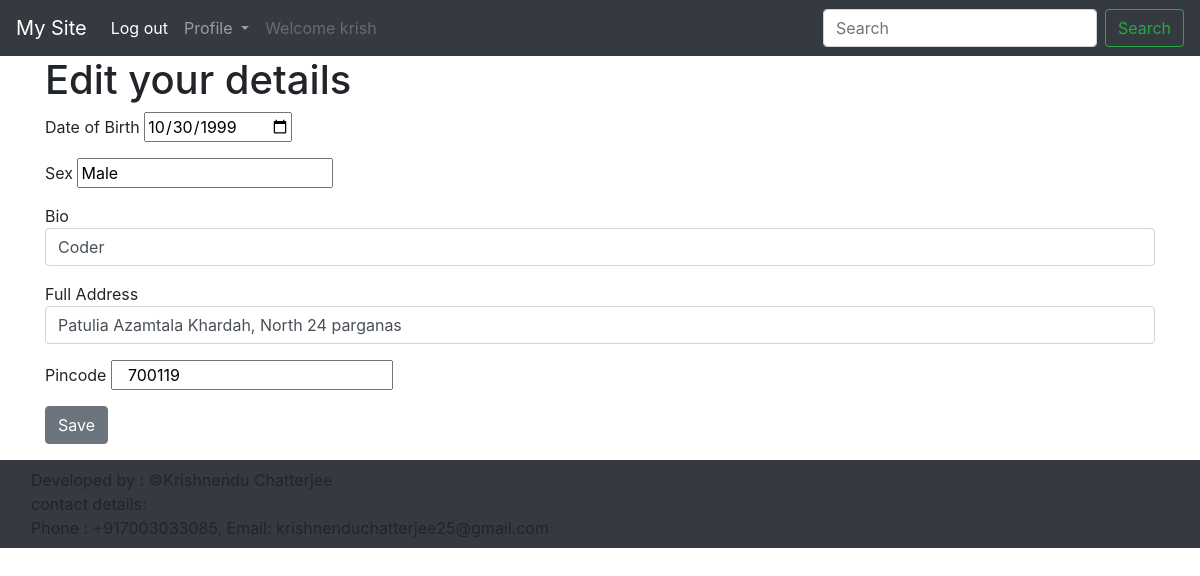
The app's page /krish/edit (signed in) with its own data.
### apps/models.py (models this page shows, shortened)
class user(models.Model):
    dob=models.DateField(default=datetime(1990,1,1))
    sex = models.CharField(max_length=10)
    bio = models.CharField(max_length=500)
    address = models.CharField(max_length=500)
    pincode = models.IntegerField(default=0)

class Account(AbstractBaseUser):
    email = models.EmailField(verbose_name='email' , max_length=60 , unique=True)
    username = models.CharField(max_length=60 , unique=True)
    date_joined = models.DateTimeField(verbose_name='date joined', auto_now_add=True)
    last_login = models.DateTimeField(verbose_name='last login', auto_now=True )
    is_admin = models.BooleanField(default=False)
    is_active = models.BooleanField(default=True)
    is_staff = models.BooleanField(default=False)
    is_superuser = models.BooleanField(default=False)
    first_name = models.CharField(max_length=50)
    last_name = models.CharField(max_length=50 , default='')
    country = models.CharField(max_length=50 , default='')
    phone_number = models.IntegerField(default=0)
    USERNAME_FIELD = 'email'
    REQUIRED_FIELDS = ['username','first_name','last_name']
    objects = MyAccountManager()

### apps/views.py (the view)
# urls.py: path('<str:username>/edit',views.editprofile, name='editprofile'),
def editprofile(req,username):
    if( not req.user.is_authenticated or req.user.username != username ):
        return redirect('%s?next=%s' % (settings.LOGIN_URL, req.path))
    id=user.objects.get(id=Account.objects.get(username=username).id).id
    instance =get_object_or_404(user, id=id)
    form=UserForm(req.POST or None,instance=instance)
    if form.is_valid():
        form.save()
        return redirect('/'+username)
    ob1={'form' : form}
    ob1.update(navbar(req))
    return render(req,'edit.html',ob1)

### apps/forms.py
class UserForm(forms.ModelForm):
    dob = forms.DateField(widget=forms.DateInput(attrs={'type' : 'date'}),label='Date of Birth')
    sex=forms.CharField(widget=forms.TextInput(attrs={'class': 'input', 'placeholder' : 'Enter Sex'}), label='Sex', max_length=10 )
    bio = forms.CharField(widget=forms.TextInput(attrs={'class': 'form-control'  , 'placeholder' : 'Enter Bio'} ),label='Bio' , required=False )
    address = forms.CharField(widget=forms.TextInput(attrs={'class': 'form-control' , 'placeholder' : 'Enter Address'}),label='Full Address' )
    pincode= forms.CharField(widget=forms.NumberInput(attrs={'class': 'col-auto', 'placeholder' : 'Enter Pincode'}))
    class Meta:
        model = user
        fields = ('dob','sex','bio','address','pincode')

### apps/views.py (called while the page is built)
def navbar(req):
    log='Log in'
    url='login'
    username='login'
    name='Krishnendu Chatterjee'
    phone_number='+917003033085'
    email='krishnenduchatterjee25@gmail.com'
    welcome=''
    admin=False
    if req.user.is_authenticated:
        log='Log out'
        url='logout'
        username=req.user.username
        admin=req.user.is_admin
        welcome='Welcome '+username
    nav={ 'profile' : { 'name' : 'Profile' , 'url' : username , 'welcome' : welcome , 'admin' : admin},
    'log' : { 'name' : log , 'url' : url},
    'register' : {'name' : 'Register' , 'url' : 'register'},
    'copyright' : { 'name' : name , 'phone_number' : phone_number , 'email' : email ,}
    }
    return nav

### templates/edit.html (shortened to what this page needs)
{% extends 'base.html' %}
{% block content %}
        <form  method="post" class="container" enctype="multipart/form-data">
            <div class="contain">
                <h1>Edit your details</h1>
                <div class="row">
                    <div class="col">
                        <div class="box">
                            {% for field in form %}
                                <div class="field">
                                    <span class="text" for="{{ field.id_for_label }}"> {{ field.label }}</span>
                                    {{ field }}
                                </div>
                            {% endfor %}
                            <button type='submit' class="btn btn-secondary">Save</button>
                        </div>
                    </div>
                </div>
            </div>
        </form>
        {% endblock %}

### templates/base.html (shortened to what this page needs)
<!doctype html>
<html lang="en">
  <head>
    <link rel="stylesheet" href="https://stackpath.bootstrapcdn.com/bootstrap/4.4.1/css/bootstrap.min.css">
    <nav class="navbar navbar-expand-lg navbar-dark bg-dark">
      <a class="navbar-brand" href="/">My Site</a>
      <div class="collapse navbar-collapse" id="navbarSupportedContent">
        <ul class="navbar-nav mr-auto">
          <li class="nav-item active">
            <a class="nav-link" href="/{{log.url}}">{{log.name }}<span class="sr-only">(current)</span></a>
          </li>
          {% if not profile.welcome %}
          <li class="nav-item">
            <a class="nav-link" href="/{{register.url}}">{{ register.name }}</a>
          </li>
          {% else %}
          <li class="nav-item dropdown">
            <a class="nav-link dropdown-toggle" href="" id="navbarDropdown" role="button" data-toggle="dropdown" aria-haspopup="true" aria-expanded="false">
              Profile
            </a>
          </li>
          <li class="nav-item">
            <a class="nav-link disabled" href="" tabindex="-1" aria-disabled="true">{{ profile.welcome }}</a>
          </li>
          {% endif %}
        </ul>
        <form class="form-inline my-2 my-lg-0">
          <input class="form-control mr-sm-2" type="search" placeholder="Search" aria-label="Search">
          <button class="btn btn-outline-success my-2 my-sm-0" type="submit">Search</button>
        </form>
      </div>
    </nav>
  </head>
  <body>
    {% block content %}
    {% endblock %}
  </body>
  <footer class="navbar navbar-expand-lg navbar-dark bg-dark">
    <div class="footer-copyright">
      <div class="container">
      Developed by : ©{{copyright.name}}<br>
      contact details:<br>Phone :
      {{copyright.phone_number}}, Email:
      {{copyright.email}} <br>
      </div>
    </div>
  </footer>
</html>

### records on screen
user: form "10/30/1999" "Male" "Coder" "Patulia Azamtala Khardah, North 24 parganas" "700119"
Account: email "krishnenduchatterjee25@gmail.com"

### other values on screen
{{ log.name }} "Log out"
{{ profile.welcome }} "Welcome krish"
{{ field.label }} "Date of Birth" "Sex" "Bio" "Full Address" "Pincode"
{{ copyright.name }} "Krishnendu Chatterjee"
{{ copyright.phone_number }} "+917003033085"
